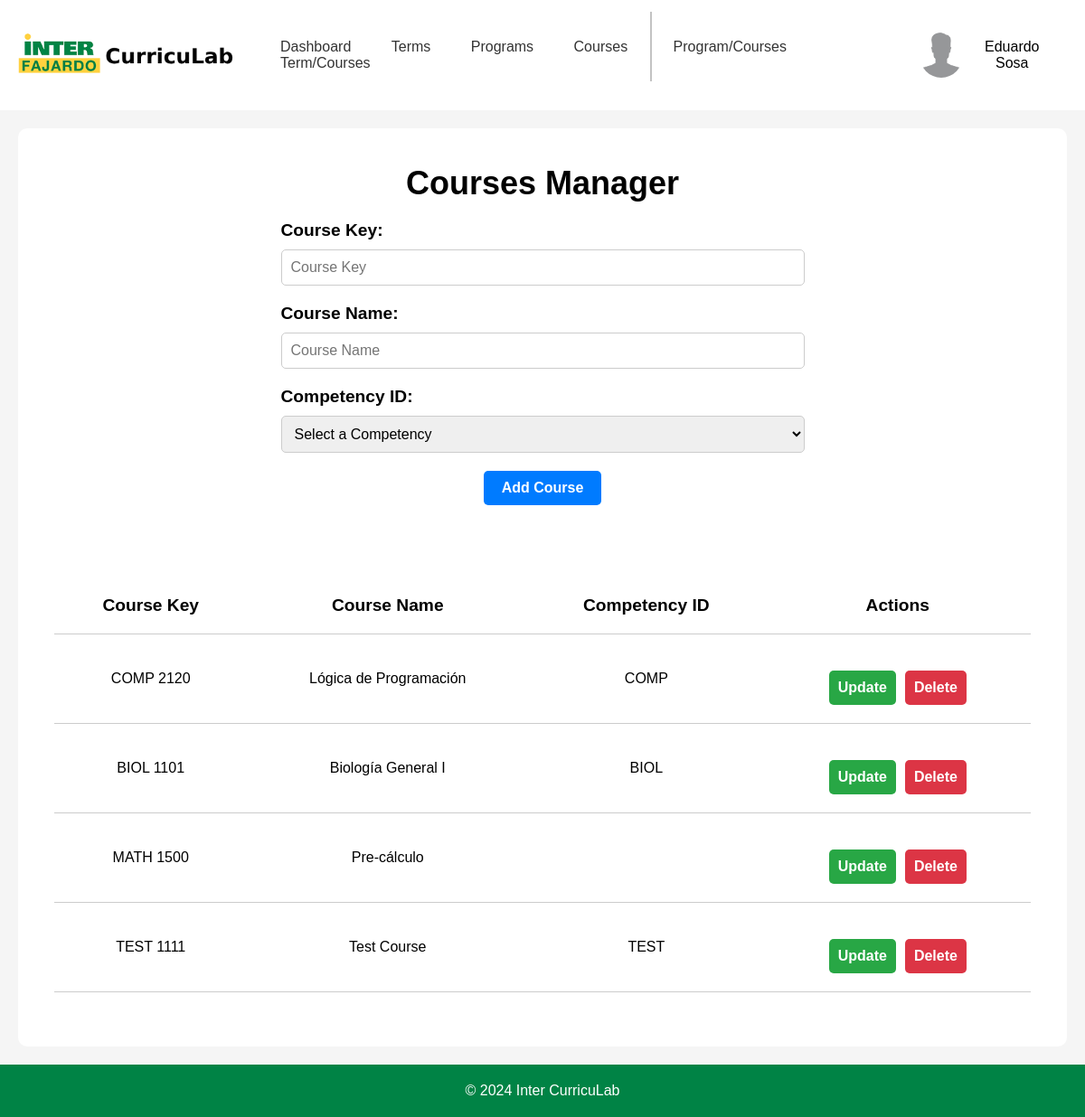
The page /templates/adminPages/adminCourses.php (signed in) on the database its author committed.
### tables this page shows
CREATE TABLE "course" (
	"CourseID"	INTEGER NOT NULL UNIQUE,
	"CourseKey"	TEXT,
	"CourseName"	TEXT,
	"CompetencyKey"	TEXT,
	PRIMARY KEY("CourseID" AUTOINCREMENT),
	FOREIGN KEY("CompetencyKey") REFERENCES "competency"("CompetencyKey")
);

### templates/adminPages/adminCourses.php (the view, shortened to what this page needs)
<?php
$config = require_once '../../backend/php/config.php';
if (!isset($_SESSION['email'])) {
    header('Location: ../index.php');
    exit;
} elseif ($_SESSION['accountType'] !== 'Admin' && $_SESSION['accountType'] !== 'Root' && $_SESSION['accountType'] !== 'Staff') {
    header('Location: ../staffPages/profPage.php');
    exit;
} else {
    if ($config['db']['type'] === 'sqlite') {
        $db = new SQLite3($config['db']['sqlite']['path']);
    } elseif ($config['db']['type'] === 'mysql') {
        $dsn = "mysql:host={$config['db']['mysql']['host']};dbname={$config['db']['mysql']['dbname']}";
        $db = new PDO($dsn, $config['db']['mysql']['username'], $config['db']['mysql']['password']);
    }
    cleanUpCourses();
    $stmt = $db->prepare('SELECT * FROM course');
    $result = $stmt->execute();
    $courses = $result->fetchArray(SQLITE3_ASSOC);
    $courses = [];
    if (isset($_POST['sort'])) {
        $courses = sortTable();
    } else {
        $stmt = $db->prepare('SELECT * FROM course');
        $result = $stmt->execute();
        $courses = fetchAllRows($result);
    }
}
function fetchAllRows($result) {
    $rows = [];
    while ($row = $result->fetchArray(SQLITE3_ASSOC)) {
        $rows[] = $row;
    }
    return $rows;
}
function cleanUpCourses() {
    global $db;
    $stmt = $db->prepare('SELECT * FROM course');
    $result = $stmt->execute();
}
?>
<!DOCTYPE html>
<html lang="en">
<head>
    <link rel="stylesheet" href="../../static/css/headerFooter.css">
    <link rel="stylesheet" href="../../static/css/adminCourses.css">
</head>
<body>
    <div id="headerNav">
        <div class="logo">
            <a href="adminDashboard.php">
                <img src="../../static/img/inter-logo-full.png" alt="Inter CurricuLab">
            </a>
        </div>
        <nav>
            <a href="adminDashboard.php">Dashboard</a>
            <a href="adminTerms.php">Terms</a>
            <a href="adminPrograms.php">Programs</a>
            <div class="dropdown">
                <a href="#">Courses</a>
            </div>
            <a class="navDivider"></a>
            <a href="adminProgramCourses.php">Program/Courses</a>
            <a href="adminTermCourses.php" class="active">Term/Courses</a>
        </nav>
        <div class="userBox">
            <button onclick="myFunction()" class="userDropdownButton">
                <img src="../../static/img/userProfile.jpg" alt="User" >
                <?php
                echo $_SESSION['firstName'] . ' ' . $_SESSION['lastName'];
                ?>
            </button>
        </div>
    </div>
    <div id="container">
        <div class="container-upperBox">
            <div class="coursesForm">
                <div class="header">
                    <h2>Courses Manager</h2>
                </div>
                <div class="form-container">
                    <form method="POST">
                        <div class="inputBox">
                            <label for="courseKey">Course Key:</label>
                            <input type="text" name="courseKey" id="courseKey" placeholder="Course Key" required>
                        </div>
                        <div class="inputBox">
                            <label for="courseName">Course Name:</label>
                            <input type="text" name="courseName" id="courseName" placeholder="Course Name" required>
                        </div>
                        <div class="inputBox">
                            <label for="competencyKey">Competency ID:</label>
                            <select name="competencyKey" id="competencyKey">
                                <option value="" hidden="hidden">Select a Competency</option>
                            </select>
                        </div>
                        <div class="inputBox">
                            <button type="submit">Add Course</button>
                        </div>
                    </form>
                </div>
            </div>
            <div class="coursesTable">
                <table>
                    <tr>
                        <th>
                            <form method="POST">
                                <button type="submit" name="sort" value="CourseKey">Course Key</button>
                            </form>
                        </th>
                        <th>
                            <form method="POST">
                                <button type="submit" name="sort" value="CourseName">Course Name</button>
                            </form>
                        </th>
                        <th>
                            <form method="POST">
                                <button type="submit" name="sort" value="CompetencyKey">Competency ID</button>
                            </form>
                        </th>
                        <th>Actions</th>
                    </tr>
                    <?php
                    foreach ($courses as $row) {
                        echo '<tr>';
                        echo '<td>' . htmlspecialchars($row['CourseKey'] ?? '') . '</td>';
                        echo '<td>' . htmlspecialchars($row['CourseName'] ?? '') . '</td>';
                        echo '<td>' . htmlspecialchars($row['CompetencyKey'] ?? '') . '</td>';
                        echo '<td>';
                        ?>
                        <div class="actionButtons">
                            <button class="updateButton">Update</button>
                            <form method="POST">
                                <button class="deleteButton" type="submit">Delete</button>
                            </form>
                        </div>
                        <?php
                        echo '</td>';
                        echo '</tr>';
                    }
                    ?>
                </table>
            </div>
        </div>
    </div>
    <footer>
        <p>&copy; 2024 Inter CurricuLab</p>
    </footer>
</body>
</html>

### static/css/headerFooter.css (style rules this page uses)
* { margin: 0; padding: 0; box-sizing: border-box; font-family: 'Poppins', sans-serif; }
body { display: flex; flex-direction: column; min-height: 100vh; }
#headerNav { display: flex; justify-content: space-between; align-items: center; }
.logo { margin: 20px; }
.logo img { width: 250px; }
nav a:not(.navDivider) { padding: 20px; text-decoration: none; color: #333; border-radius: 5px; }
.navDivider { margin-right: 4px; border-right: 2px solid #c3c3c3; padding: 30px 0; }
.userBox { margin: 20px; }
.userDropdownButton { padding: 16px; font-size: 16px; border: none; cursor: pointer; background-color: transparent; border-radius: 5px; }
.userBox { position: relative; display: inline-block; }
.userBox img { width: 50px; height: 50px; border-radius: 50%; margin-right: 10px; }
.userDropdownButton img { pointer-events: none; }
.userBox button { display: flex; align-items: center; justify-content: center; }
.dropdown { position: relative; display: inline-block; }
footer { background-color: #008345; color: white; text-align: center; padding: 20px; margin-top: auto; }

### static/css/adminCourses.css (style rules this page uses)
#container { display: flex; flex-direction: column; background-color: #f5f5f5; flex-grow: 1; }
.container-upperBox { display: flex; flex-direction: column; align-items: center; background-color: white; margin: 20px; padding: 20px; border-radius: 10px; flex-grow: 1; }
.coursesForm { display: flex; flex-direction: column; align-items: center; width: 100%; margin: 20px 0; }
.coursesForm .header { font-size: 1.5em; font-weight: bold; margin-bottom: 20px; }
.coursesForm .inputBox:not(:last-child) { display: flex; flex-direction: column; width: 100%; margin-bottom: 20px; }
.coursesForm .inputBox:last-child { display: flex; justify-content: center; align-items: center; width: 100%; margin-bottom: 20px; }
.coursesForm .inputBox label { font-size: 1.2em; font-weight: bold; margin-bottom: 10px; }
.coursesForm .inputBox input, .coursesForm .inputBox select, .coursesForm .inputBox textarea { width: 100%; padding: 10px; margin-right: 350px; font-size: 1em; border-radius: 5px; border: 1px solid #ccc; }
.coursesForm .inputBox button { padding: 10px 20px; font-size: 1em; font-weight: bold; color: white; background-color: #007bff; border: none; border-radius: 5px; cursor: pointer; }
.coursesTable { display: flex; flex-direction: column; align-items: center; background-color: white; margin: 20px; padding: 20px; border-radius: 10px; flex-grow: 1; width: 100%; }
.coursesTable table { width: 100%; border-collapse: collapse; }
.coursesTable table th { padding: 20px; text-align: center; border-bottom: 1px solid #ccc; font-size: 1.2em; }
.coursesTable table th button { font-size: 1em; font-weight: bold; background-color: transparent; border: none; border-radius: 5px; cursor: pointer; }
.coursesTable table td:not(.textArea) { padding: 20px; border-bottom: 1px solid #ccc; text-align: center; }
.actionButtons { display: flex; justify-content: center; align-items: center; width: 100%; margin-top: 20px; }
.updateButton { padding: 10px 10px; margin: 0 5px; font-size: 1em; font-weight: bold; color: white; background-color: #28a745; border: none; border-radius: 5px; cursor: pointer; }
.deleteButton { padding: 10px 10px; margin: 0 5px; font-size: 1em; font-weight: bold; color: white; background-color: #dc3545; border: none; border-radius: 5px; cursor: pointer; }

### rows shown on the page
course: CourseKey "COMP 2120", CourseName "Lógica de Programación", CompetencyKey "COMP"
course: CourseKey "BIOL 1101", CourseName "Biología General I", CompetencyKey "BIOL"
course: CourseKey "MATH 1500", CourseName "Pre-cálculo"
course: CourseKey "TEST 1111", CourseName "Test Course", CompetencyKey "TEST"

### other values the page prints
$_SESSION['firstName'] "Eduardo"
$_SESSION['lastName'] "Sosa"
